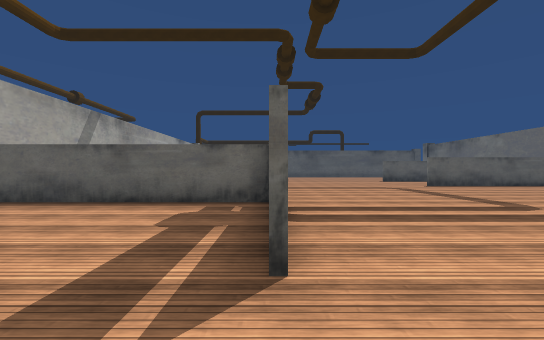
view 1 (above)

24 first-person views from a walk through a Unity game level. The camera is 1.3 m above the floor, looks level and sees 90° across. The floor is counted in squares, 2 m on a side. Each view is taken from the middle of a square. On the plan, view 1 faces up. The plan holds only what a view shows up to about 9 squares ahead; the rest is blank. The place goes on beyond the plan. The player is left out. Some surface patterns are stand-ins.

view 2
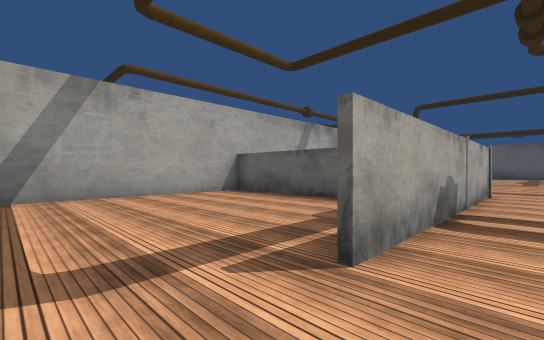

view 3
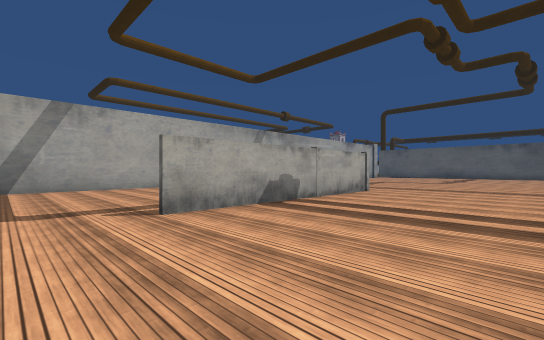

view 4
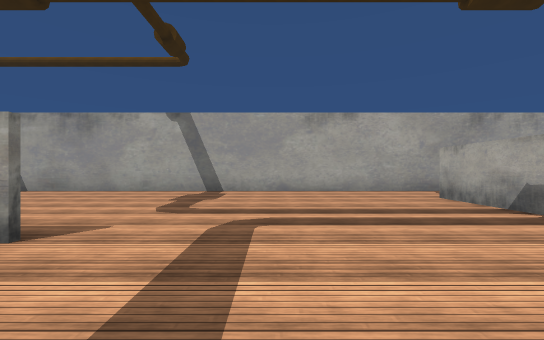

view 5
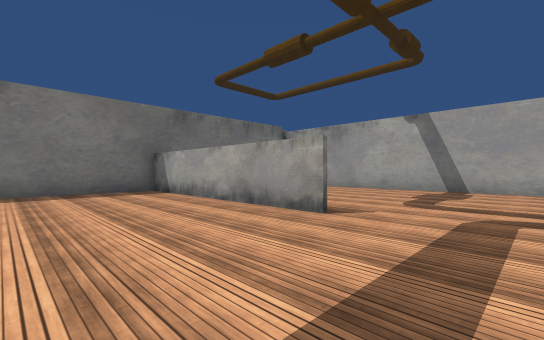

view 6
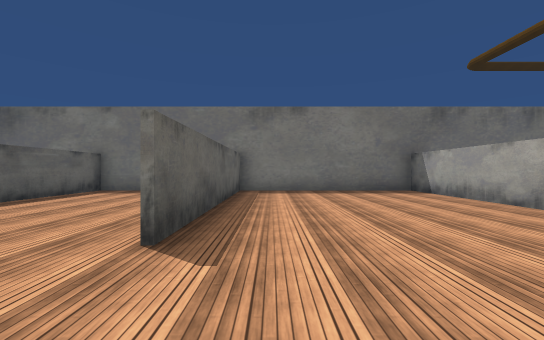

view 7
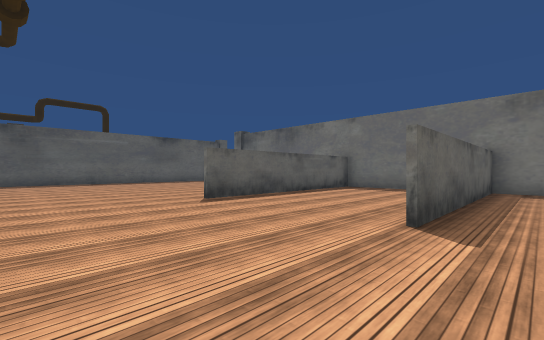

view 8
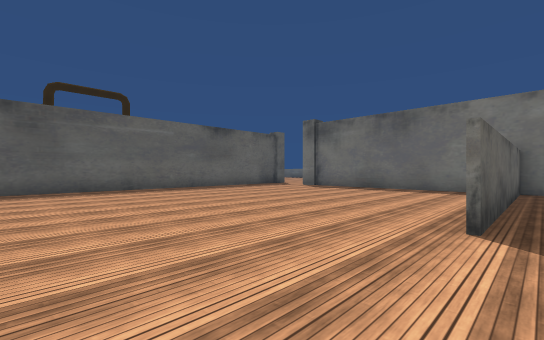

view 9
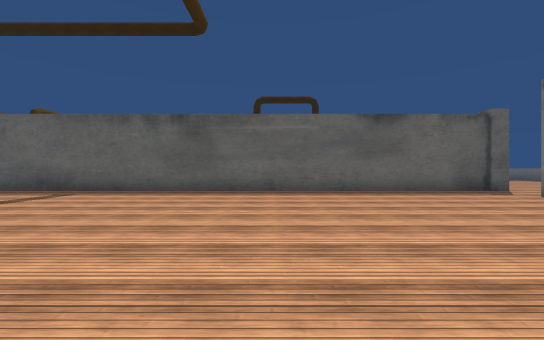

view 10
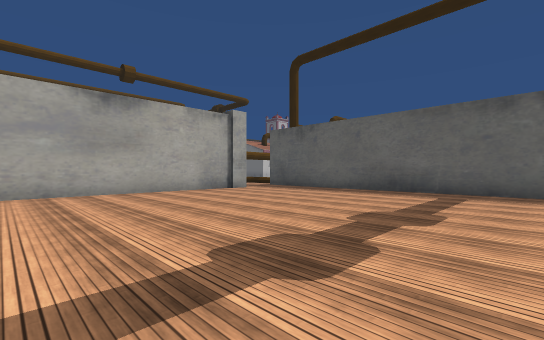

view 11
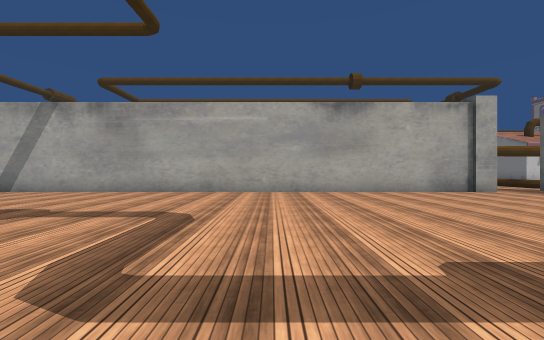

view 12
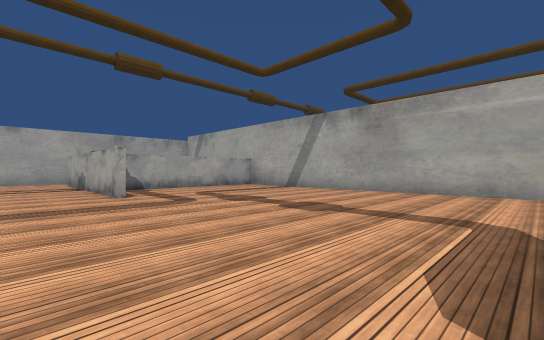

view 13
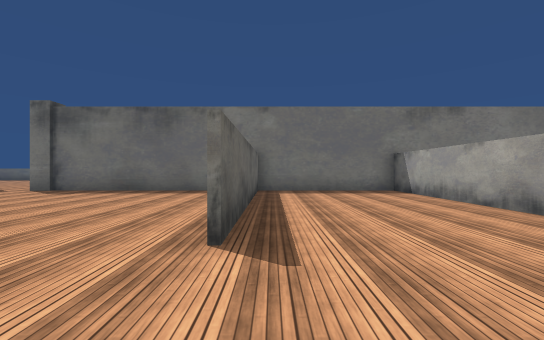

view 14
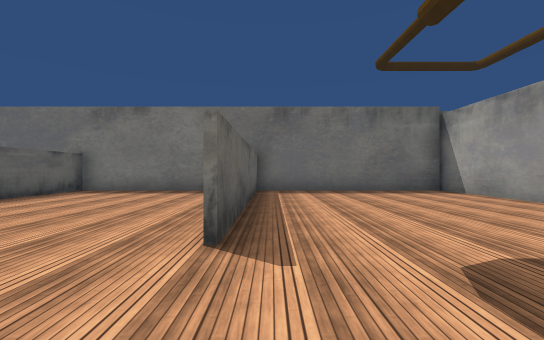

view 15
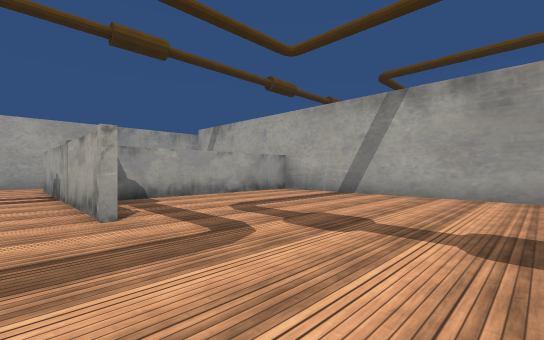

view 16
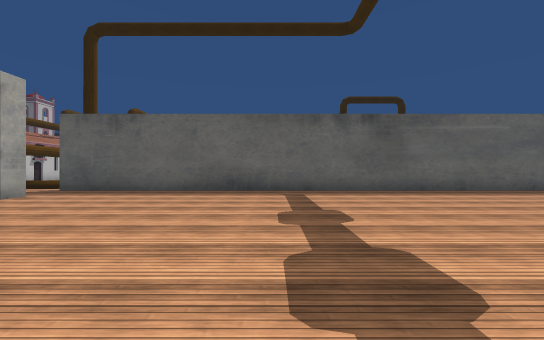

view 17
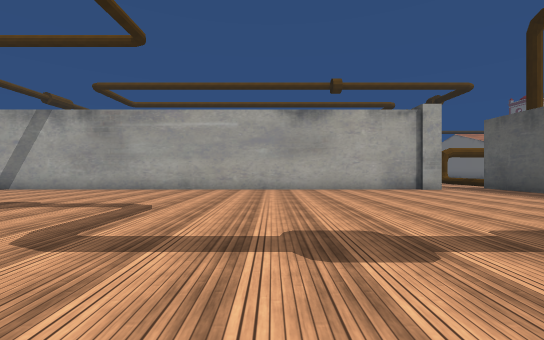

view 18
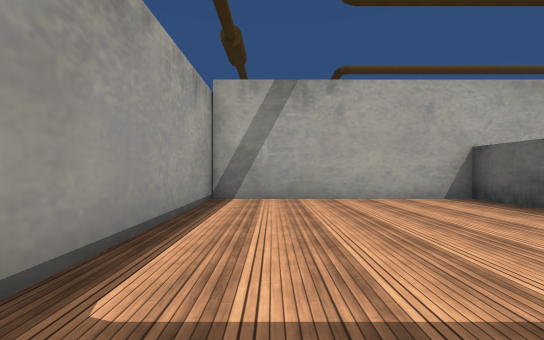

view 19
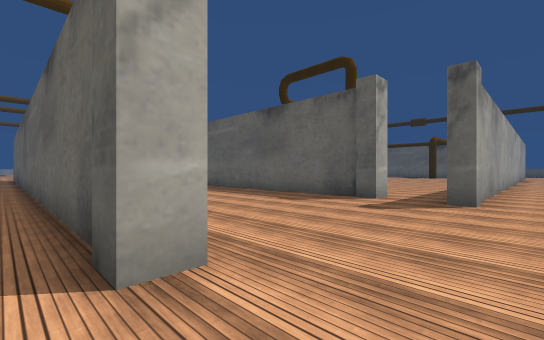

view 20
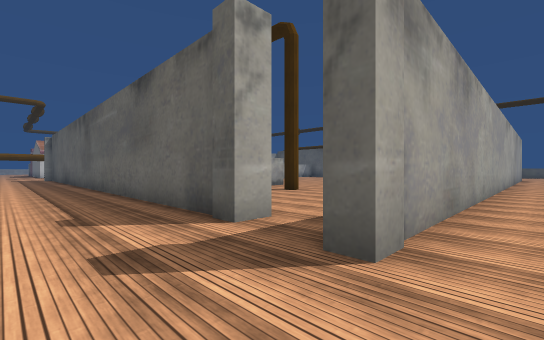

view 21
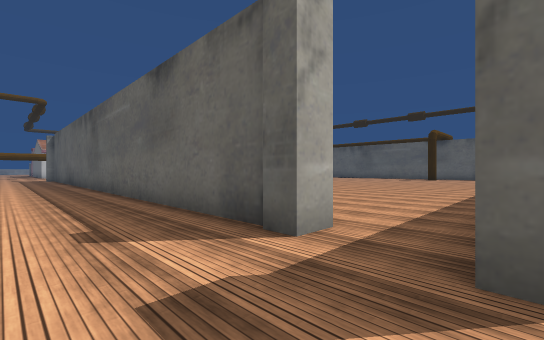

view 22
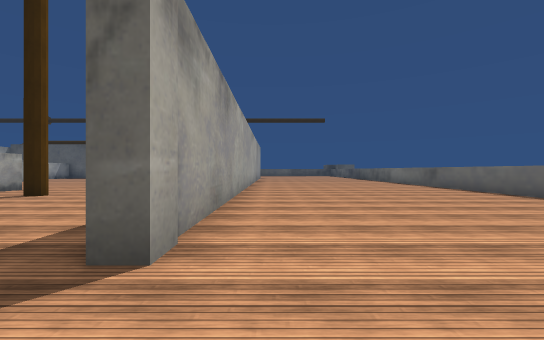

view 23
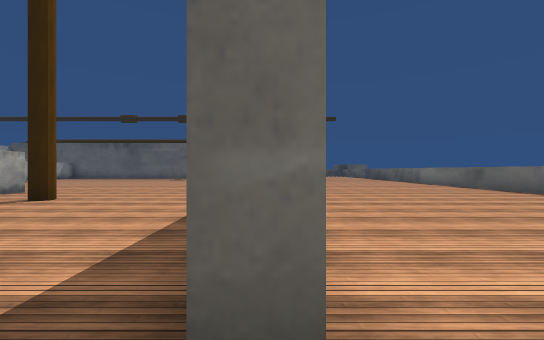

view 24
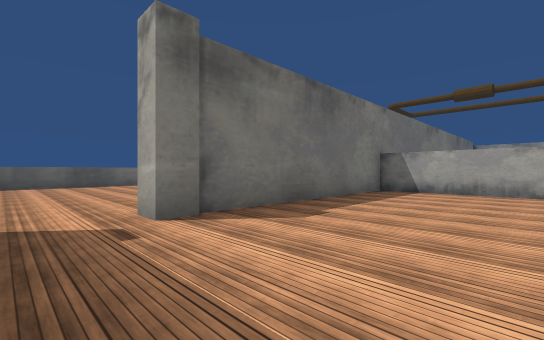

### Floor plan
Points are (right, up) in squares from view 1. A wall is a line through its corners. A room is listed if a view was taken in it or the views show most of it. See-through windows are left out.
Room 1 (views 1, 18)
walls: (0.1, 5.5) (-6.1, 5.5) (-6.1, -0.4) (0.4, -0.4)
ways out: opening at (0, 0.5) to room 2
Room 2 (views 2, 3, 4, 5, 6, 7, 8, 9, 10, 11, 12, 13, 14, 15, 16, 17, 24)
walls: (7.9, 11.1) (12.6, 11.1); (9, 15.6) (12.8, 15.6); (0.1, 8.2) (0.1, 1.6); (6.2, 5.6) (12.6, 5.6); (12.8, 11) (6.2, 11); (12.8, 15.4) (6.2, 15.4); (12.1, 5.5) (6.2, 5.5); (-5.4, 5.6) (0.1, 5.6); (0.4, -0.4) (12.6, -0.4) (12.6, 22.6) (13.2, 22.6); (-6.1, 22.6) (-6.1, 6.4); (13.4, 24.5) (-6.8, 24.5)
ways out: opening at (0, 0.5) to room 1; opening at (-6, 23.5) to room 3; opening at (13, 23.5) to room 3
Room 3 (views 19, 20, 21, 22, 23)
walls: (13.4, 25.1) (13.4, 24.5); (21.3, 23.5) (21.3, 24); (12.3, 30.2) (3.5, 30.2); (21.3, 34.2) (21.3, 38); (14.1, 38.5) (14.1, 29.9) (13.7, 29.9)
ways out: opening at (-6, 23.5) to room 2; opening at (13, 23.5) to room 2; opening at (13, 30)

Where each view was taken, in squares from view 1:
view 1: 0 up, 0 right, facing up
view 2: 0 up, 1 right, facing up-left
view 3: 0 up, 4 right, facing up-left
view 4: 8 up, 4 right, facing down
view 5: 9 up, 4 right, facing down-right
view 6: 10 up, 4 right, facing right
view 7: 10 up, 3 right, facing up-right
view 8: 15 up, 3 right, facing up-right
view 9: 16 up, 6 right, facing up
view 10: 16 up, 2 right, facing up-left
view 11: 16 up, 2 right, facing left
view 12: 15 up, 2 right, facing down-left
view 13: 15 up, 4 right, facing right
view 14: 5 up, 4 right, facing right
view 15: 12 up, 1 right, facing down-left
view 16: 16 up, 0 right, facing up
view 17: 17 up, 3 right, facing left
view 18: 1 up, 0 right, facing left
view 19: 24 up, 15 right, facing up-left
view 20: 28 up, 15 right, facing up-left
view 21: 28 up, 14 right, facing up-left
view 22: 28 up, 15 right, facing up
view 23: 29 up, 14 right, facing up
view 24: 24 up, 9 right, facing down-right
